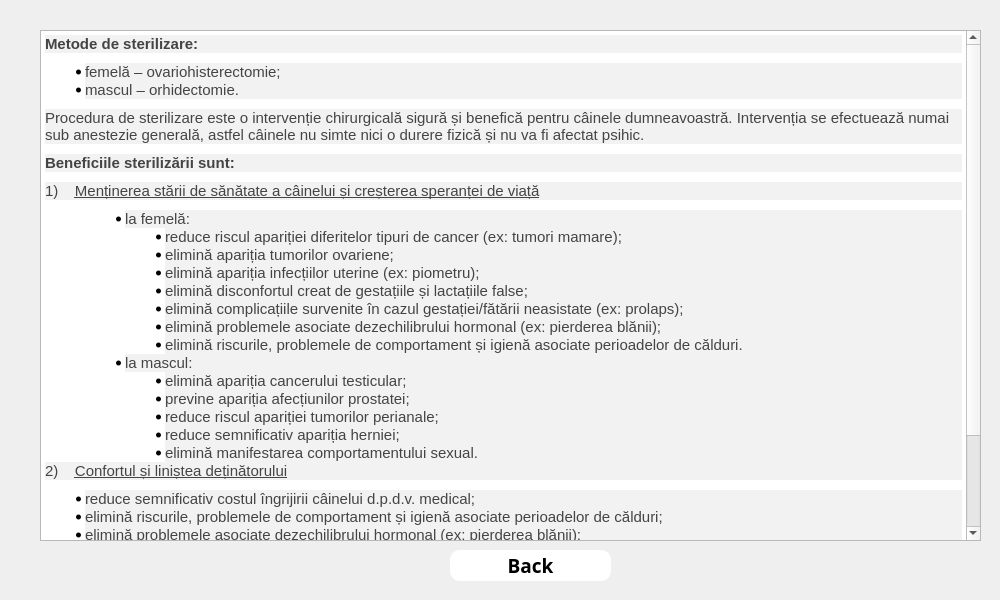
<?xml version="1.0" encoding="UTF-8"?>
<ui version="4.0">
 <class>SterilizareInfo</class>
 <widget class="QDialog" name="SterilizareInfo">
  <property name="geometry">
   <rect>
    <x>0</x>
    <y>0</y>
    <width>1000</width>
    <height>600</height>
   </rect>
  </property>
  <property name="windowTitle">
   <string>Dialog</string>
  </property>
  <property name="styleSheet">
   <string notr="true">#SterilizareInfo{

	border-image: url(:/img/istockphoto-1163775073-612x612.jpg);

}</string>
  </property>
  <widget class="QTextEdit" name="textEdit">
   <property name="geometry">
    <rect>
     <x>40</x>
     <y>30</y>
     <width>941</width>
     <height>511</height>
    </rect>
   </property>
   <property name="html">
    <string>&lt;!DOCTYPE HTML PUBLIC &quot;-//W3C//DTD HTML 4.0//EN&quot; &quot;http://www.w3.org/TR/REC-html40/strict.dtd&quot;&gt;
&lt;html&gt;&lt;head&gt;&lt;meta name=&quot;qrichtext&quot; content=&quot;1&quot; /&gt;&lt;meta charset=&quot;utf-8&quot; /&gt;&lt;style type=&quot;text/css&quot;&gt;
p, li { white-space: pre-wrap; }
&lt;/style&gt;&lt;/head&gt;&lt;body style=&quot; font-family:'Segoe UI'; font-size:9pt; font-weight:400; font-style:normal;&quot;&gt;
&lt;p style=&quot; margin-top:0px; margin-bottom:10px; margin-left:0px; margin-right:0px; -qt-block-indent:0; text-indent:0px; background-color:#f2f2f2;&quot;&gt;&lt;span style=&quot; font-family:'Merriweather'; font-size:15px; font-weight:700; color:#444444;&quot;&gt;Metode de sterilizare:&lt;/span&gt;&lt;/p&gt;
&lt;ul style=&quot;margin-top: 0px; margin-bottom: 0px; margin-left: 0px; margin-right: 0px; -qt-list-indent: 1;&quot;&gt;&lt;li style=&quot; font-family:'Merriweather'; font-size:15px; color:#444444; background-color:#f2f2f2;&quot; style=&quot; margin-top:0px; margin-bottom:0px; margin-left:0px; margin-right:0px; -qt-block-indent:0; text-indent:0px;&quot;&gt;&lt;span style=&quot; font-size:15px;&quot;&gt;femelă – ovariohisterectomie;&lt;/span&gt;&lt;/li&gt;
&lt;li style=&quot; font-family:'Merriweather'; font-size:15px; color:#444444; background-color:#f2f2f2;&quot; style=&quot; margin-top:0px; margin-bottom:10px; margin-left:0px; margin-right:0px; -qt-block-indent:0; text-indent:0px;&quot;&gt;&lt;span style=&quot; font-size:15px;&quot;&gt;mascul – orhidectomie.&lt;/span&gt;&lt;/li&gt;&lt;/ul&gt;
&lt;p style=&quot; margin-top:0px; margin-bottom:10px; margin-left:0px; margin-right:0px; -qt-block-indent:0; text-indent:0px; background-color:#f2f2f2;&quot;&gt;&lt;span style=&quot; font-family:'Merriweather'; font-size:15px; color:#444444; background-color:#f2f2f2;&quot;&gt;Procedura de sterilizare este o intervenție chirurgicală sigură și benefică pentru câinele dumneavoastră. Intervenția se efectuează numai sub anestezie generală, astfel câinele nu simte nici o durere fizică și nu va fi afectat psihic.&lt;/span&gt;&lt;/p&gt;
&lt;p style=&quot; margin-top:0px; margin-bottom:10px; margin-left:0px; margin-right:0px; -qt-block-indent:0; text-indent:0px; background-color:#f2f2f2;&quot;&gt;&lt;span style=&quot; font-family:'Merriweather'; font-size:15px; font-weight:700; color:#444444;&quot;&gt;Beneficiile sterilizării sunt:&lt;/span&gt;&lt;/p&gt;
&lt;p style=&quot; margin-top:0px; margin-bottom:10px; margin-left:0px; margin-right:0px; -qt-block-indent:0; text-indent:0px; background-color:#f2f2f2;&quot;&gt;&lt;span style=&quot; font-family:'Merriweather'; font-size:15px; color:#444444; background-color:#f2f2f2;&quot;&gt;1)    &lt;/span&gt;&lt;span style=&quot; font-family:'Merriweather'; font-size:15px; text-decoration: underline; text-decoration-color:#000000; color:#444444;&quot;&gt;Menținerea stării de sănătate a câinelui și creșterea speranței de viață&lt;/span&gt;&lt;/p&gt;
&lt;ul style=&quot;margin-top: 0px; margin-bottom: 0px; margin-left: 0px; margin-right: 0px; -qt-list-indent: 2;&quot;&gt;&lt;li style=&quot; font-family:'Merriweather'; font-size:15px; color:#444444; background-color:#f2f2f2;&quot; style=&quot; margin-top:0px; margin-bottom:0px; margin-left:0px; margin-right:0px; -qt-block-indent:0; text-indent:0px;&quot;&gt;&lt;span style=&quot; font-size:15px;&quot;&gt;la femelă:&lt;/span&gt;
&lt;ul style=&quot;margin-top: 0px; margin-bottom: 0px; margin-left: 0px; margin-right: 0px; -qt-list-indent: 3;&quot;&gt;&lt;li style=&quot; font-family:'Merriweather'; font-size:15px; color:#444444; background-color:#f2f2f2;&quot; style=&quot; margin-top:0px; margin-bottom:0px; margin-left:0px; margin-right:0px; -qt-block-indent:0; text-indent:0px;&quot;&gt;&lt;span style=&quot; font-size:15px;&quot;&gt;reduce riscul apariției diferitelor tipuri de cancer (ex: tumori mamare);&lt;/span&gt;&lt;/li&gt;
&lt;li style=&quot; font-family:'Merriweather'; font-size:15px; color:#444444; background-color:#f2f2f2;&quot; style=&quot; margin-top:0px; margin-bottom:0px; margin-left:0px; margin-right:0px; -qt-block-indent:0; text-indent:0px;&quot;&gt;&lt;span style=&quot; font-size:15px;&quot;&gt;elimină apariția tumorilor ovariene;&lt;/span&gt;&lt;/li&gt;
&lt;li style=&quot; font-family:'Merriweather'; font-size:15px; color:#444444; background-color:#f2f2f2;&quot; style=&quot; margin-top:0px; margin-bottom:0px; margin-left:0px; margin-right:0px; -qt-block-indent:0; text-indent:0px;&quot;&gt;&lt;span style=&quot; font-size:15px;&quot;&gt;elimină apariția infecțiilor uterine (ex: piometru);&lt;/span&gt;&lt;/li&gt;
&lt;li style=&quot; font-family:'Merriweather'; font-size:15px; color:#444444; background-color:#f2f2f2;&quot; style=&quot; margin-top:0px; margin-bottom:0px; margin-left:0px; margin-right:0px; -qt-block-indent:0; text-indent:0px;&quot;&gt;&lt;span style=&quot; font-size:15px;&quot;&gt;elimină disconfortul creat de gestațiile și lactațiile false;&lt;/span&gt;&lt;/li&gt;
&lt;li style=&quot; font-family:'Merriweather'; font-size:15px; color:#444444; background-color:#f2f2f2;&quot; style=&quot; margin-top:0px; margin-bottom:0px; margin-left:0px; margin-right:0px; -qt-block-indent:0; text-indent:0px;&quot;&gt;&lt;span style=&quot; font-size:15px;&quot;&gt;elimină complicațiile survenite în cazul gestației/fătării neasistate (ex: prolaps);&lt;/span&gt;&lt;/li&gt;
&lt;li style=&quot; font-family:'Merriweather'; font-size:15px; color:#444444; background-color:#f2f2f2;&quot; style=&quot; margin-top:0px; margin-bottom:0px; margin-left:0px; margin-right:0px; -qt-block-indent:0; text-indent:0px;&quot;&gt;&lt;span style=&quot; font-size:15px;&quot;&gt;elimină problemele asociate dezechilibrului hormonal (ex: pierderea blănii);&lt;/span&gt;&lt;/li&gt;
&lt;li style=&quot; font-family:'Merriweather'; font-size:15px; color:#444444; background-color:#f2f2f2;&quot; style=&quot; margin-top:0px; margin-bottom:0px; margin-left:0px; margin-right:0px; -qt-block-indent:0; text-indent:0px;&quot;&gt;&lt;span style=&quot; font-size:15px;&quot;&gt;elimină riscurile, problemele de comportament și igienă asociate perioadelor de călduri.&lt;/span&gt;&lt;/li&gt;&lt;/ul&gt;&lt;/li&gt;
&lt;li style=&quot; font-family:'Merriweather'; font-size:15px; color:#444444; background-color:#f2f2f2;&quot; style=&quot; margin-top:0px; margin-bottom:0px; margin-left:0px; margin-right:0px; -qt-block-indent:0; text-indent:0px;&quot;&gt;&lt;span style=&quot; font-size:15px;&quot;&gt;la mascul:&lt;/span&gt;
&lt;ul style=&quot;margin-top: 0px; margin-bottom: 0px; margin-left: 0px; margin-right: 0px; -qt-list-indent: 3;&quot;&gt;&lt;li style=&quot; font-family:'Merriweather'; font-size:15px; color:#444444; background-color:#f2f2f2;&quot; style=&quot; margin-top:0px; margin-bottom:0px; margin-left:0px; margin-right:0px; -qt-block-indent:0; text-indent:0px;&quot;&gt;&lt;span style=&quot; font-size:15px;&quot;&gt;elimină apariția cancerului testicular;&lt;/span&gt;&lt;/li&gt;
&lt;li style=&quot; font-family:'Merriweather'; font-size:15px; color:#444444; background-color:#f2f2f2;&quot; style=&quot; margin-top:0px; margin-bottom:0px; margin-left:0px; margin-right:0px; -qt-block-indent:0; text-indent:0px;&quot;&gt;&lt;span style=&quot; font-size:15px;&quot;&gt;previne apariția afecțiunilor prostatei;&lt;/span&gt;&lt;/li&gt;
&lt;li style=&quot; font-family:'Merriweather'; font-size:15px; color:#444444; background-color:#f2f2f2;&quot; style=&quot; margin-top:0px; margin-bottom:0px; margin-left:0px; margin-right:0px; -qt-block-indent:0; text-indent:0px;&quot;&gt;&lt;span style=&quot; font-size:15px;&quot;&gt;reduce riscul apariției tumorilor perianale;&lt;/span&gt;&lt;/li&gt;
&lt;li style=&quot; font-family:'Merriweather'; font-size:15px; color:#444444; background-color:#f2f2f2;&quot; style=&quot; margin-top:0px; margin-bottom:0px; margin-left:0px; margin-right:0px; -qt-block-indent:0; text-indent:0px;&quot;&gt;&lt;span style=&quot; font-size:15px;&quot;&gt;reduce semnificativ apariția herniei;&lt;/span&gt;&lt;/li&gt;
&lt;li style=&quot; font-family:'Merriweather'; font-size:15px; color:#444444; background-color:#f2f2f2;&quot; style=&quot; margin-top:0px; margin-bottom:0px; margin-left:0px; margin-right:0px; -qt-block-indent:0; text-indent:0px;&quot;&gt;&lt;span style=&quot; font-size:15px;&quot;&gt;elimină manifestarea comportamentului sexual.&lt;/span&gt;&lt;/li&gt;&lt;/ul&gt;&lt;/li&gt;&lt;/ul&gt;
&lt;p style=&quot; margin-top:0px; margin-bottom:10px; margin-left:0px; margin-right:0px; -qt-block-indent:0; text-indent:0px; background-color:#f2f2f2;&quot;&gt;&lt;span style=&quot; font-family:'Merriweather'; font-size:15px; color:#444444; background-color:#f2f2f2;&quot;&gt;2)    &lt;/span&gt;&lt;span style=&quot; font-family:'Merriweather'; font-size:15px; text-decoration: underline; text-decoration-color:#000000; color:#444444;&quot;&gt;Confortul și liniștea deținătorului&lt;/span&gt;&lt;/p&gt;
&lt;ul style=&quot;margin-top: 0px; margin-bottom: 0px; margin-left: 0px; margin-right: 0px; -qt-list-indent: 1;&quot;&gt;&lt;li style=&quot; font-family:'Merriweather'; font-size:15px; color:#444444; background-color:#f2f2f2;&quot; style=&quot; margin-top:0px; margin-bottom:0px; margin-left:0px; margin-right:0px; -qt-block-indent:0; text-indent:0px;&quot;&gt;&lt;span style=&quot; font-size:15px;&quot;&gt;reduce semnificativ costul îngrijirii câinelui d.p.d.v. medical;&lt;/span&gt;&lt;/li&gt;
&lt;li style=&quot; font-family:'Merriweather'; font-size:15px; color:#444444; background-color:#f2f2f2;&quot; style=&quot; margin-top:0px; margin-bottom:0px; margin-left:0px; margin-right:0px; -qt-block-indent:0; text-indent:0px;&quot;&gt;&lt;span style=&quot; font-size:15px;&quot;&gt;elimină riscurile, problemele de comportament și igienă asociate perioadelor de călduri;&lt;/span&gt;&lt;/li&gt;
&lt;li style=&quot; font-family:'Merriweather'; font-size:15px; color:#444444; background-color:#f2f2f2;&quot; style=&quot; margin-top:0px; margin-bottom:0px; margin-left:0px; margin-right:0px; -qt-block-indent:0; text-indent:0px;&quot;&gt;&lt;span style=&quot; font-size:15px;&quot;&gt;elimină problemele asociate dezechilibrului hormonal (ex: pierderea blănii);&lt;/span&gt;&lt;/li&gt;
&lt;li style=&quot; font-family:'Merriweather'; font-size:15px; color:#444444; background-color:#f2f2f2;&quot; style=&quot; margin-top:0px; margin-bottom:10px; margin-left:0px; margin-right:0px; -qt-block-indent:0; text-indent:0px;&quot;&gt;&lt;span style=&quot; font-size:15px;&quot;&gt;elimină situațiile neplăcute apărute în urma montelor accidentale.&lt;/span&gt;&lt;/li&gt;&lt;/ul&gt;
&lt;p style=&quot; margin-top:0px; margin-bottom:10px; margin-left:0px; margin-right:0px; -qt-block-indent:0; text-indent:0px; background-color:#f2f2f2;&quot;&gt;&lt;span style=&quot; font-family:'Merriweather'; font-size:15px; color:#444444; background-color:#f2f2f2;&quot;&gt;3)    &lt;/span&gt;&lt;span style=&quot; font-family:'Merriweather'; font-size:15px; text-decoration: underline; text-decoration-color:#000000; color:#444444;&quot;&gt;Pentru comunitate&lt;/span&gt;&lt;/p&gt;
&lt;ul style=&quot;margin-top: 0px; margin-bottom: 0px; margin-left: 0px; margin-right: 0px; -qt-list-indent: 1;&quot;&gt;&lt;li style=&quot; font-family:'Merriweather'; font-size:15px; color:#444444; background-color:#f2f2f2;&quot; style=&quot; margin-top:0px; margin-bottom:0px; margin-left:0px; margin-right:0px; -qt-block-indent:0; text-indent:0px;&quot;&gt;&lt;span style=&quot; font-size:15px;&quot;&gt;prevenirea repopulării Municipiului București cu animale fără stăpân;&lt;/span&gt;&lt;/li&gt;
&lt;li style=&quot; font-family:'Merriweather'; font-size:15px; color:#444444; background-color:#f2f2f2;&quot; style=&quot; margin-top:0px; margin-bottom:0px; margin-left:0px; margin-right:0px; -qt-block-indent:0; text-indent:0px;&quot;&gt;&lt;span style=&quot; font-size:15px;&quot;&gt;identificarea rapidă a reproducătorilor/comercianților neautorizați;&lt;/span&gt;&lt;/li&gt;
&lt;li style=&quot; font-family:'Merriweather'; font-size:15px; color:#444444; background-color:#f2f2f2;&quot; style=&quot; margin-top:0px; margin-bottom:10px; margin-left:0px; margin-right:0px; -qt-block-indent:0; text-indent:0px;&quot;&gt;&lt;span style=&quot; font-size:15px;&quot;&gt;reducerea costurilor municipalității privind gestionarea populației canine.&lt;/span&gt;&lt;/li&gt;&lt;/ul&gt;&lt;/body&gt;&lt;/html&gt;</string>
   </property>
  </widget>
  <widget class="QPushButton" name="pushButton">
   <property name="geometry">
    <rect>
     <x>450</x>
     <y>550</y>
     <width>161</width>
     <height>31</height>
    </rect>
   </property>
   <property name="minimumSize">
    <size>
     <width>80</width>
     <height>0</height>
    </size>
   </property>
   <property name="font">
    <font>
     <family>Segoe UI Black</family>
     <pointsize>14</pointsize>
     <bold>true</bold>
    </font>
   </property>
   <property name="styleSheet">
    <string notr="true">#pushButton{
	background-color: rgb(255, 255, 255);
border-radius:10px;
}</string>
   </property>
   <property name="text">
    <string>Back</string>
   </property>
  </widget>
 </widget>
 <resources/>
 <connections/>
</ui>
